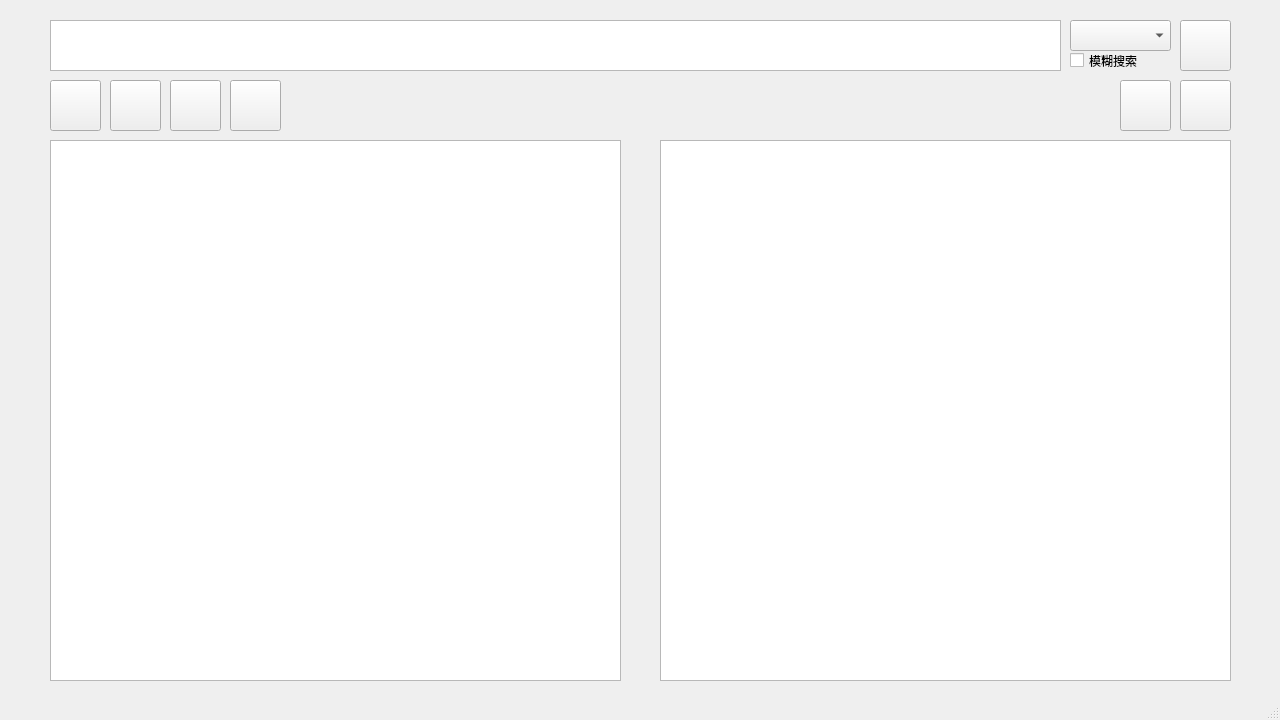
<?xml version="1.0" encoding="UTF-8"?>
<ui version="4.0">
 <class>MainWindow</class>
 <widget class="QMainWindow" name="MainWindow">
  <property name="geometry">
   <rect>
    <x>0</x>
    <y>0</y>
    <width>1280</width>
    <height>720</height>
   </rect>
  </property>
  <property name="minimumSize">
   <size>
    <width>1280</width>
    <height>720</height>
   </size>
  </property>
  <property name="maximumSize">
   <size>
    <width>1280</width>
    <height>720</height>
   </size>
  </property>
  <property name="acceptDrops">
   <bool>true</bool>
  </property>
  <property name="windowTitle">
   <string>MainWindow</string>
  </property>
  <widget class="QWidget" name="centralwidget">
   <widget class="QListView" name="RecordedFiles">
    <property name="geometry">
     <rect>
      <x>50</x>
      <y>140</y>
      <width>571</width>
      <height>541</height>
     </rect>
    </property>
   </widget>
   <widget class="QListView" name="FilteredFiles">
    <property name="geometry">
     <rect>
      <x>660</x>
      <y>140</y>
      <width>571</width>
      <height>541</height>
     </rect>
    </property>
    <property name="font">
     <font>
      <pointsize>9</pointsize>
     </font>
    </property>
   </widget>
   <widget class="QPushButton" name="SearchStart">
    <property name="geometry">
     <rect>
      <x>1180</x>
      <y>20</y>
      <width>51</width>
      <height>51</height>
     </rect>
    </property>
    <property name="text">
     <string/>
    </property>
    <property name="icon">
     <iconset theme="QIcon::ThemeIcon::EditFind"/>
    </property>
    <property name="iconSize">
     <size>
      <width>32</width>
      <height>32</height>
     </size>
    </property>
   </widget>
   <widget class="QCheckBox" name="FuzzySearchMode">
    <property name="geometry">
     <rect>
      <x>1070</x>
      <y>50</y>
      <width>101</width>
      <height>21</height>
     </rect>
    </property>
    <property name="text">
     <string>模糊搜索</string>
    </property>
    <property name="checked">
     <bool>false</bool>
    </property>
    <property name="FuzzyMode" stdset="0">
     <bool>false</bool>
    </property>
   </widget>
   <widget class="QComboBox" name="SearchContent">
    <property name="geometry">
     <rect>
      <x>1070</x>
      <y>20</y>
      <width>101</width>
      <height>31</height>
     </rect>
    </property>
    <property name="editable">
     <bool>false</bool>
    </property>
    <property name="currentText">
     <string/>
    </property>
   </widget>
   <widget class="QPlainTextEdit" name="SearchTarget">
    <property name="geometry">
     <rect>
      <x>50</x>
      <y>20</y>
      <width>1011</width>
      <height>51</height>
     </rect>
    </property>
    <property name="font">
     <font>
      <pointsize>22</pointsize>
     </font>
    </property>
   </widget>
   <widget class="QPushButton" name="BrowseBT">
    <property name="geometry">
     <rect>
      <x>50</x>
      <y>80</y>
      <width>51</width>
      <height>51</height>
     </rect>
    </property>
    <property name="text">
     <string/>
    </property>
    <property name="icon">
     <iconset theme="QIcon::ThemeIcon::FolderNew"/>
    </property>
    <property name="iconSize">
     <size>
      <width>24</width>
      <height>24</height>
     </size>
    </property>
   </widget>
   <widget class="QPushButton" name="ClearLBT">
    <property name="geometry">
     <rect>
      <x>170</x>
      <y>80</y>
      <width>51</width>
      <height>51</height>
     </rect>
    </property>
    <property name="text">
     <string/>
    </property>
    <property name="icon">
     <iconset theme="QIcon::ThemeIcon::EditDelete"/>
    </property>
    <property name="iconSize">
     <size>
      <width>24</width>
      <height>24</height>
     </size>
    </property>
   </widget>
   <widget class="QPushButton" name="OpenFileBT">
    <property name="geometry">
     <rect>
      <x>1180</x>
      <y>80</y>
      <width>51</width>
      <height>51</height>
     </rect>
    </property>
    <property name="text">
     <string/>
    </property>
    <property name="icon">
     <iconset theme="QIcon::ThemeIcon::FolderOpen"/>
    </property>
    <property name="iconSize">
     <size>
      <width>24</width>
      <height>24</height>
     </size>
    </property>
   </widget>
   <widget class="QPushButton" name="AddBT">
    <property name="geometry">
     <rect>
      <x>110</x>
      <y>80</y>
      <width>51</width>
      <height>51</height>
     </rect>
    </property>
    <property name="text">
     <string/>
    </property>
    <property name="icon">
     <iconset theme="QIcon::ThemeIcon::ListAdd"/>
    </property>
    <property name="iconSize">
     <size>
      <width>24</width>
      <height>24</height>
     </size>
    </property>
   </widget>
   <widget class="QPushButton" name="DeleteSelectedItem">
    <property name="geometry">
     <rect>
      <x>230</x>
      <y>80</y>
      <width>51</width>
      <height>51</height>
     </rect>
    </property>
    <property name="text">
     <string/>
    </property>
    <property name="icon">
     <iconset theme="QIcon::ThemeIcon::EditClear"/>
    </property>
    <property name="iconSize">
     <size>
      <width>24</width>
      <height>24</height>
     </size>
    </property>
   </widget>
   <widget class="QPushButton" name="ClearRBT">
    <property name="geometry">
     <rect>
      <x>1120</x>
      <y>80</y>
      <width>51</width>
      <height>51</height>
     </rect>
    </property>
    <property name="text">
     <string/>
    </property>
    <property name="icon">
     <iconset theme="QIcon::ThemeIcon::EditDelete"/>
    </property>
    <property name="iconSize">
     <size>
      <width>24</width>
      <height>24</height>
     </size>
    </property>
   </widget>
  </widget>
  <widget class="QMenuBar" name="menubar">
   <property name="geometry">
    <rect>
     <x>0</x>
     <y>0</y>
     <width>1280</width>
     <height>33</height>
    </rect>
   </property>
  </widget>
  <widget class="QStatusBar" name="statusbar"/>
 </widget>
 <resources/>
 <connections/>
</ui>
